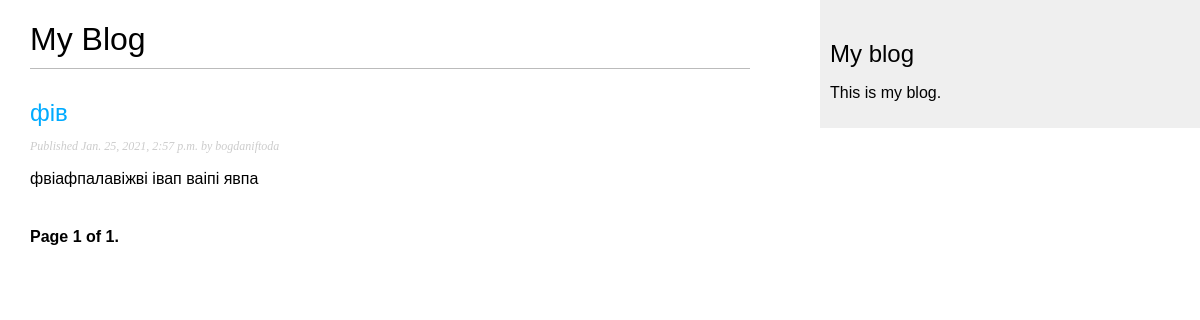
Page /blog/ on the earlier database version.
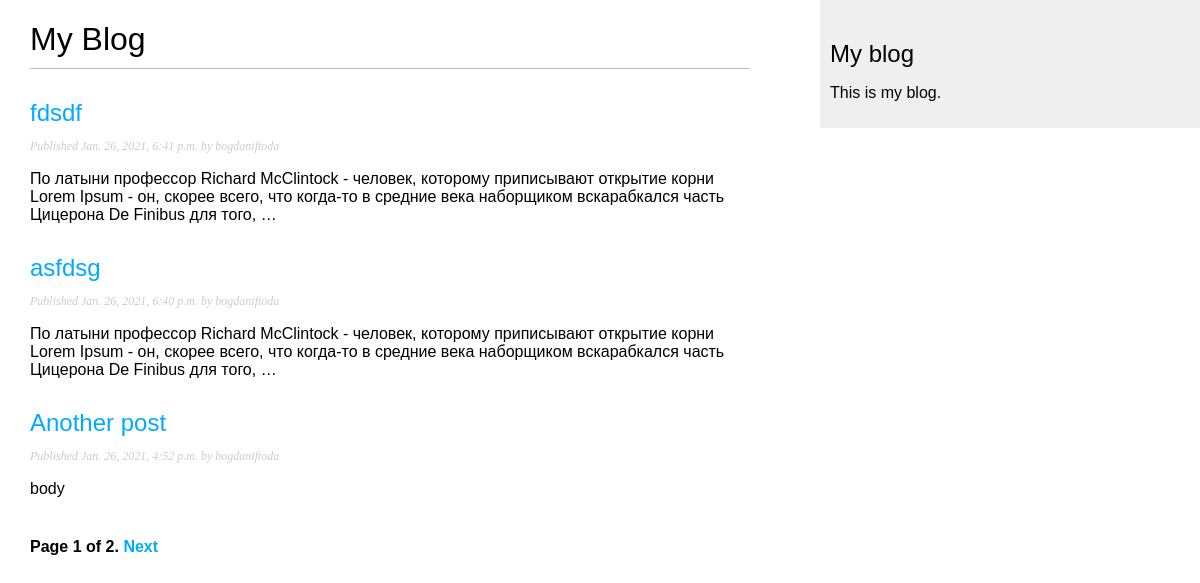
Same page on the later database version.
### blog/models.py (models this page shows, shortened)
class Post(models.Model):
    STATUS_CHOICES = (
        ('draft', 'Draft'),
        ('published', 'Published'),
    )
    title = models.CharField(max_length=250)
    slug = models.SlugField(max_length=250, unique_for_date='publish')
    author = models.ForeignKey(User, on_delete=models.CASCADE,
                               related_name='blog_posts')
    body = models.TextField()
    publish = models.DateTimeField(default=timezone.now)
    created = models.DateTimeField(auto_now_add=True)
    updated = models.DateTimeField(auto_now=True)
    status = models.CharField(
        max_length=10, choices=STATUS_CHOICES, default='draft')
    objects = models.Manager()
    published = PublishedManager()
    def get_absolute_url(self):
        return reverse('blog:post_detail', args=[self.publish.year,
                                                 self.publish.month, self.publish.day, self.slug])
    class Meta:
        ordering = ('-publish',)

### blog/views.py (the view)
# urls.py: path('', views.PostListView.as_view(), name='post_list'),
class PostListView(ListView):
    queryset = Post.published.all()
    context_object_name = 'posts'
    paginate_by = 3
    template_name = 'blog/post/list.html'

### blog/templates/blog/post/list.html (shortened to what this page needs)
{% extends "blog/base.html" %}
{% block content %}
<h1>My Blog</h1>
{% for post in posts %}
<h2>
    <a href="{{ post.get_absolute_url }}">{{ post.title }}</a>
</h2>
<p class="date">Published {{ post.publish }} by {{ post.author }}</p>
{{ post.body|truncatewords:30|linebreaks }}
{% endfor %}
{% include "pagination.html" with page=page_obj %}
{% endblock %}

Differences in the rows shown:
no longer on this page (row unchanged): Post: title "фів", publish "Jan. 25, 2021, 2:57 p.m.", author "bogdaniftoda", body "фвіафпалавіжві івап ваіпі явпа"
added Post: title "fdsdf", publish "Jan. 26, 2021, 6:41 p.m.", author "bogdaniftoda", body "По латыни профессор Richard McClintock - человек, которому приписывают открытие корни Lorem Ipsum - он, скорее всего, что когда-то в средние века наборщиком вскарабкался часть Цицерона De Finibus для того, …"
added Post: title "asfdsg", publish "Jan. 26, 2021, 6:40 p.m.", author "bogdaniftoda", body "По латыни профессор Richard McClintock - человек, которому приписывают открытие корни Lorem Ipsum - он, скорее всего, что когда-то в средние века наборщиком вскарабкался часть Цицерона De Finibus для того, …"
now on this page (row edited): Post: title "Another post", publish "Jan. 26, 2021, 4:52 p.m.", author "bogdaniftoda", body "body"
Other differences:
{{ page.paginator.num_pages }}: "1" → "2"
text now shown: "Next"
